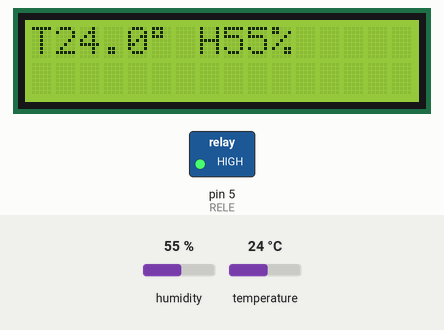
This sketch was run on a simulated Arduino Uno, built with avr-gcc and run on an emulated ATmega328P. Parts: 16×2 character LCD, switched loads named in the sketch (green lamp = pin HIGH). Inputs (shaded band) come from the test bench; at power-on: humidity 55 %, temperature 24 °C. The local clock reads 2024-03-15 10:24:30 at power-on unless the sketch sets it; what the sketch prints to the serial monitor is not drawn.

Above: at 1.2 s.
1.3 s: humidity set to 22 %
At 3.1 s:
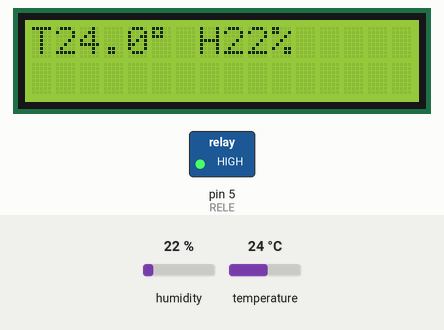
4.0 s: temperature set to 12 °C
At 4.6 s:
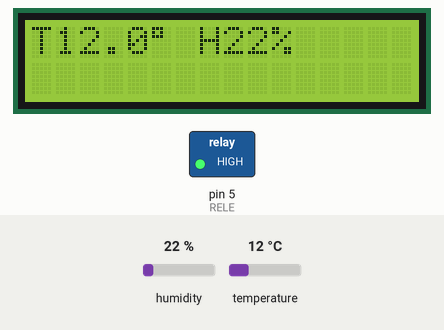
6.7 s: humidity set to 40 %
At 8.8 s:
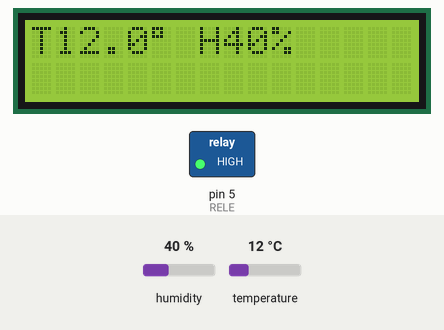
9.7 s: temperature set to 19 °C
At 11.5 s:
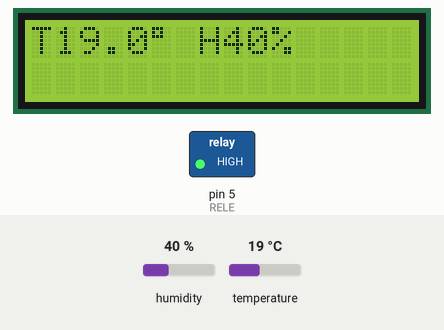
Timing chart, 0 to 13.0 s (numbered marks = the images above; inputs shaded):
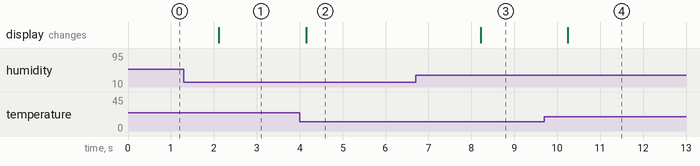

Measured:
- after the input at 1.3 s, the display: changes after 0.82 s (image 1)
- after the input at 4.0 s, the display: changes after 0.15 s (image 2)
- after the input at 6.7 s, the display: changes after 1.5 s (image 3)
- after the input at 9.7 s, the display: changes after 0.55 s (image 4)

The sketch:

temperatura_mas_lcd_mas_hora_mas_rele.ino
```cpp
#include <DHT.h>
#include <DHT_U.h>
#include <Wire.h>
#include <LCD.h>
#include <LiquidCrystal_I2C.h>
#include <RTClib.h>

RTC_DS3231 rtc;

LiquidCrystal_I2C lcd (0x27, 2, 1, 0, 4, 5, 6, 7);


float SENSOR = 2;
float TEMPERATURA;
int HUMEDAD;
DHT dht(SENSOR, DHT22);

//inicio/apagado luces
# define RELE 5
bool evento_inicio = true;  // variable de control para inicio de evento con valor true
bool evento_fin = true;   // variable de control para finalizacion de evento con valor true

void setup() {

  pinMode(RELE, OUTPUT);    // pin 5 como salida
  digitalWrite(RELE, HIGH);

  Serial.begin(9600);
  lcd.setBacklightPin (3,POSITIVE);
  lcd.setBacklight(HIGH);
  lcd.begin(16, 2);
  lcd.clear();
  dht.begin();

  if (! rtc.begin()) {       // si falla la inicializacion del modulo
 Serial.println("Modulo RTC no encontrado !");  // muestra mensaje de error
 while (1);         // bucle infinito que detiene ejecucion del programa
 }

}

void loop() {

 TEMPERATURA = dht.readTemperature();
 HUMEDAD = dht.readHumidity();

 DateTime fecha = rtc.now();      // funcion que devuelve fecha y horario en formato
                                 // DateTime y asigna a variable fecha
 Serial.print(fecha.day());     // funcion que obtiene el dia de la fecha completa
 Serial.print("/");       // caracter barra como separador
 Serial.print(fecha.month());     // funcion que obtiene el mes de la fecha completa
 Serial.print("/");       // caracter barra como separador
 Serial.print(fecha.year());      // funcion que obtiene el año de la fecha completa
 Serial.print(" ");       // caracter espacio en blanco como separador
 Serial.print(fecha.hour());      // funcion que obtiene la hora de la fecha completa
 Serial.print(":");       // caracter dos puntos como separador
 Serial.print(fecha.minute());      // funcion que obtiene los minutos de la fecha completa
 Serial.print(":");       // caracter dos puntos como separador
 Serial.println(fecha.second());    // funcion que obtiene los segundos de la fecha completa


 lcd.setCursor(0, 0);
 lcd.print("T");
 lcd.print(TEMPERATURA, 1);
 //lcd.setCursor(10, 0);
 lcd.print((char)223); // agrega el simbolo "°"
 lcd.setCursor(7, 0);
 lcd.print("H");
 lcd.print(HUMEDAD);
 //lcd.setCursor(13, 1);
 lcd.print("%");
 delay (1000);

 if ( fecha.hour() == 10 && fecha.minute() == 54 ){ // si hora = 14 y minutos = 30
    if ( evento_inicio == true ){     // si evento_inicio es verdadero
      digitalWrite(RELE, LOW);       // activa modulo de rele con nivel alto
      Serial.println( "Rele encendido" );   // muestra texto en monitor serie
      lcd.setCursor(11, 0);
      lcd.print("L On");
      //evento_inicio = false;        // carga valor falso en variable de control
    }             // para evitar ingresar mas de una vez
  }

 if ( fecha.hour() == 10 && fecha.minute() == 55 ){ // si hora = 15 y minutos = 30
    if ( evento_fin == true ){        // si evento_fin es verdadero
      digitalWrite(RELE, HIGH);        // desactiva modulo de rele con nivel bajo
      Serial.println( "Rele apagado" );     // muestra texto en monitor serie
      lcd.setCursor(11, 0);
      lcd.print("L Off");
      evento_fin = false;       // carga valor falso en variable de control
      evento_inicio = true;       // variables de control en verdadero
      evento_fin = true;
    }             // para evitar ingresar mas de una vez
 }


}
```
